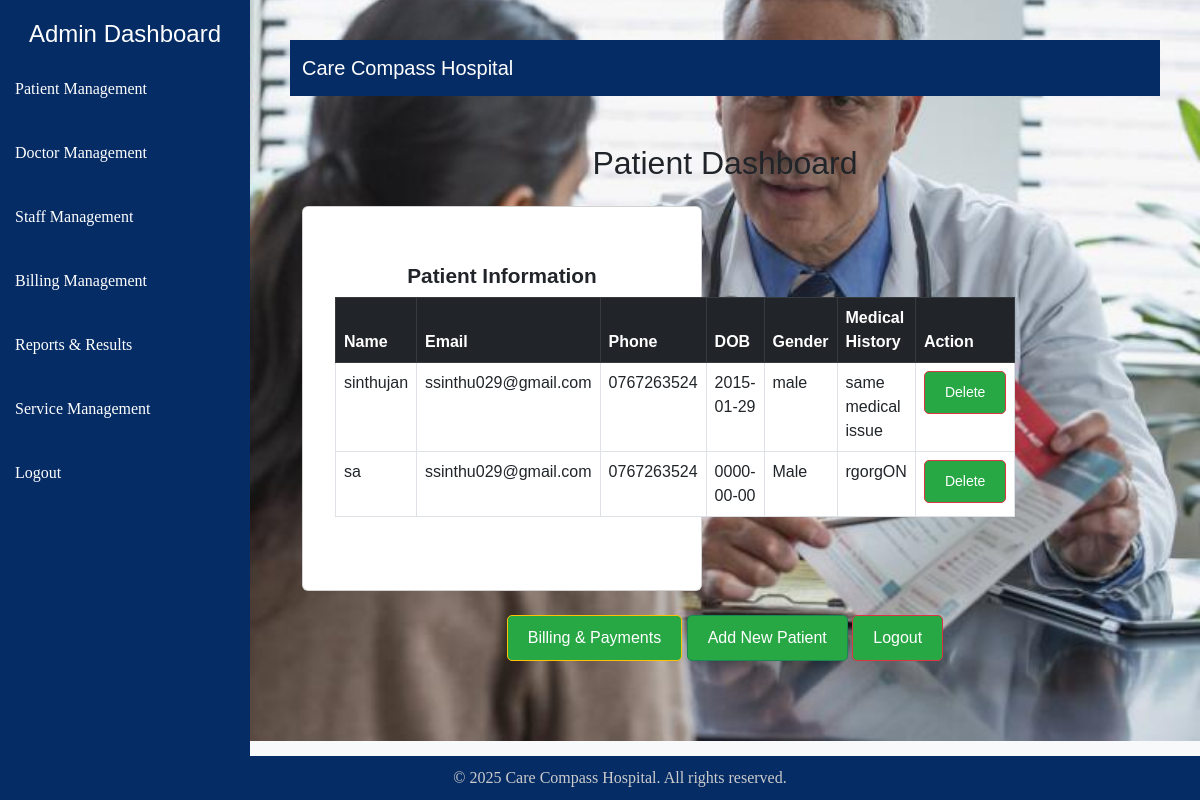
Screenshot of /Admin/patient_dashboard.php (signed in) with the database file from the repository.
### tables this page shows
CREATE TABLE `patients` (
  `Name` varchar(100) NOT NULL,
  `Email` varchar(100) NOT NULL,
  `Phone` varchar(15) NOT NULL,
  `DOB` date NOT NULL,
  `Gender` varchar(10) NOT NULL,
  `Medical_History` text NOT NULL,
  `id` int(11) NOT NULL,
  `userId` tinyint(255) NOT NULL
);

### Admin/fetch_patient.php (called while the page is built)
<?php
include 'db_connect.php';
$sql = "SELECT * FROM patients";
$result = $conn->query($sql);
?>

### Admin/patient_dashboard.php (the view, shortened to what this page needs)
<!DOCTYPE html>
<html lang="en">
<head>
    <link href="https://cdn.jsdelivr.net/npm/bootstrap@5.3.0/dist/css/bootstrap.min.css" rel="stylesheet">
    <link rel="stylesheet" href="styles.css">
    <link rel="stylesheet" href="Adminstyles.css">
</head>
<body class="bg-light" style="background: url('../image/A.jpg') no-repeat center center/cover;">
        <div class="sidebar">
            <h4>Admin Dashboard</h4>
            <ul class="nav flex-column">
                <li class="nav-item"><a href="patient_dashboard.php" class="nav-link">Patient Management</a></li>
                <li class="nav-item"><a href="doctor_dashboard.php" class="nav-link">Doctor Management</a></li>
                <li class="nav-item"><a href="staff_dashboard.php" class="nav-link">Staff Management</a></li>
                <li class="nav-item"><a href="billing_management.php" class="nav-link">Billing Management</a></li>
                <li class="nav-item"><a href="medical_report_dashboard.php" class="nav-link">Reports & Results</a></li>
                <li class="nav-item"><a href="services_dashboard.php" class="nav-link">Service Management</a></li>
                <li class="nav-item"><a href="logout.php" class="nav-link">Logout</a></li>
            </ul>
        </div>
        <div class="main-content">
            <nav class="navbar navbar-expand-lg navbar-dark navbar-custom">
                <div class="container">
                    <a class="navbar-brand" href="../index.php">Care Compass Hospital</a>
                </div>
            </nav>
            <div class="container mt-5">
                <h2 class="text-center">Patient Dashboard</h2>
                <?php
                include 'fetch_patient.php';
                ?>
                <div class="card mt-4">
                    <div class="card-body">
                        <h5 class="card-title text-center">Patient Information</h5>
                        <table class="table table-bordered">
                        <thead class="table-dark">
                             <tr>
                                <th>Name</th>
                                <th>Email</th>
                                <th>Phone</th>
                                <th>DOB</th>
                                <th>Gender</th>
                                <th>Medical History</th>
                                <th>Action</th>
                            </tr>
                        </thead>
                        <tbody>
                            <?php
                            if ($result->num_rows > 0) {
                                while ($row = $result->fetch_assoc()) {
                                    echo "<tr>
                                        <td>{$row['Name']}</td>
                                        <td>{$row['Email']}</td>
                                        <td>{$row['Phone']}</td>
                                        <td>{$row['DOB']}</td>
                                        <td>{$row['Gender']}</td>
                                        <td>{$row['Medical_History']}</td>
                                        <td>
                                            <a href='delete_patient.php?id={$row['id']}' class='btn btn-danger btn-sm'>Delete</a>
                                        </td>
                                    </tr>";
                                }
                            } else {
                                echo "<tr><td colspan='7' class='text-center'>No records found</td></tr>";
                            }
                            ?>
                        </tbody>
                    </table>
                    </div>
                </div>
                <div class="text-center mt-4">
                    <a href="billing.php" class="btn btn-warning">Billing & Payments</a>
                    <a href="add_patient.php" class="btn btn-success">Add New Patient</a>
                    <a href="logout.php" class="btn btn-danger">Logout</a>
                </div>
            </div>
        </div>
            <footer class="footer">
            <p>&copy; 2025 Care Compass Hospital. All rights reserved.</p>
        </footer>
</body>
</html>

### styles.css (style rules this page uses)
body { font-family: Arial, sans-serif; margin: 20px; padding: 0; box-sizing: border-box; font-family: Arial, sans-serif; height: auto; max-width: 100%; }
a { color: #030e1a; size: 55px; text-decoration: none; }
.navbar { display: flex; justify-content: space-between; align-items: center; background: #3d3a3a; background-color: rgb(16, 29, 47); color: white; max-width: 100%; height: auto; }
.btn { display: inline-block; margin-top: 0px; padding: 10px 20px; background: #28a745; color: white; text-decoration: none; border-radius: 5px; }
.footer { background-color: #343a40; }
.footer p { color: #ccc; margin: 0; }
.footer h5, p, li { font-family: 'Times New Roman', Times, serif; }
.card { width: 400px; padding: 2rem; }
.card-body { background-color: #fff; padding: 25px 0px; }
.card-title { font-weight: bold; font-size: 1.3rem; }

### Admin/Adminstyles.css (style rules this page uses)
body { font-family: Arial, sans-serif; }
.sidebar { position: fixed; top: 0; left: 0; bottom: 0; width: 250px; background-color: #052c65; padding-top: 20px; }
.sidebar h4 { color: #fff; text-align: center; }
.sidebar a { color: #fff; text-decoration: none; padding: 10px 15px; display: block; margin: 10px 0; }
.main-content { margin-left: 250px; padding: 20px; }
.navbar-custom { background-color: #052c65; }
.footer { position: fixed; bottom: 0; width: 100%; background-color: #052c65; color: white; padding: 10px; text-align: center; }

### rows the page displays
patients: Name "sinthujan", Email "ssinthu029@gmail.com", Phone "0767263524", DOB "2015-01-29", Gender "male", Medical_History "same medical issue"
patients: Name "sa", Email "ssinthu029@gmail.com", Phone "0767263524", DOB "0000-00-00", Gender "Male", Medical_History "rgorgON"
